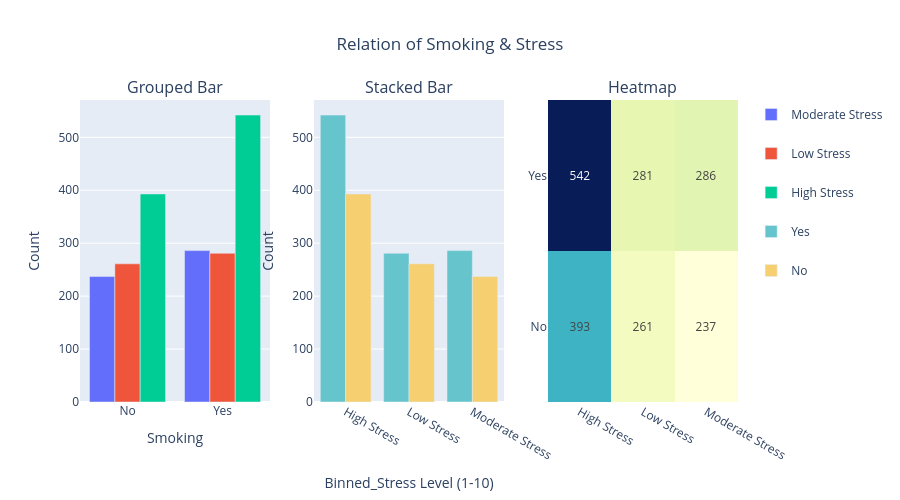
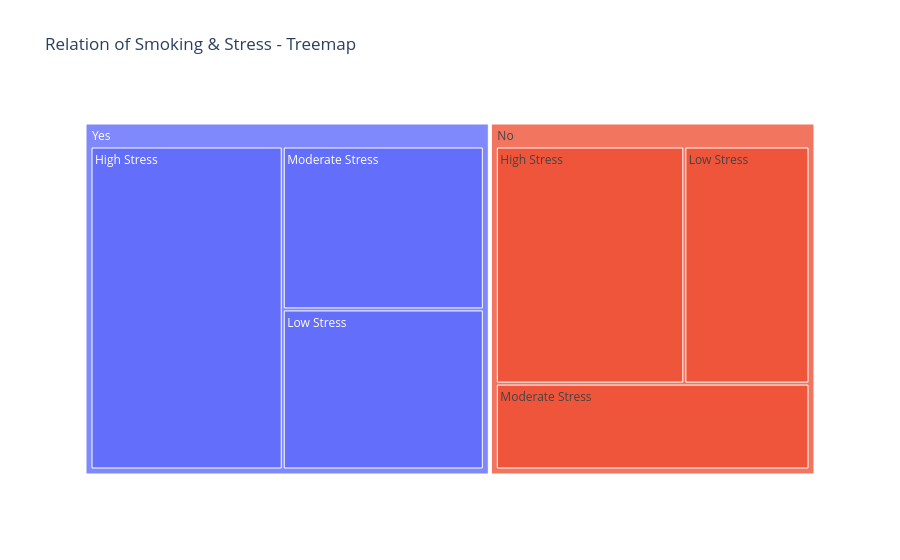
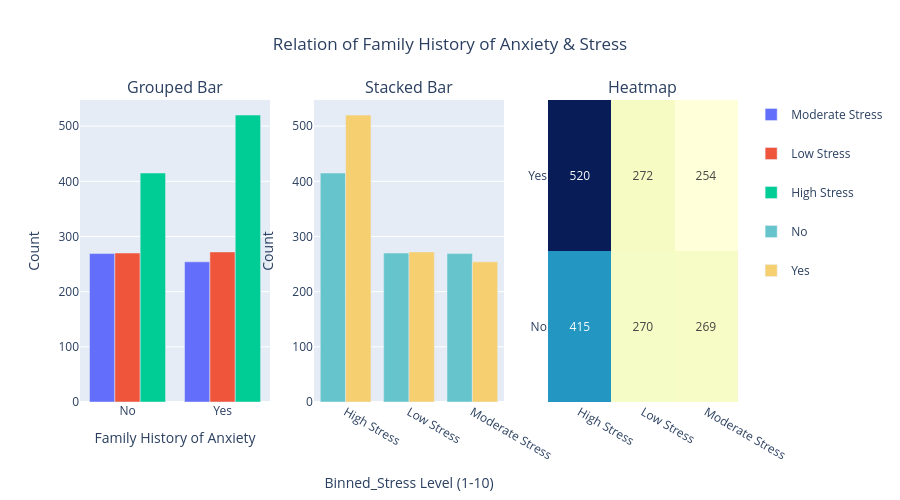
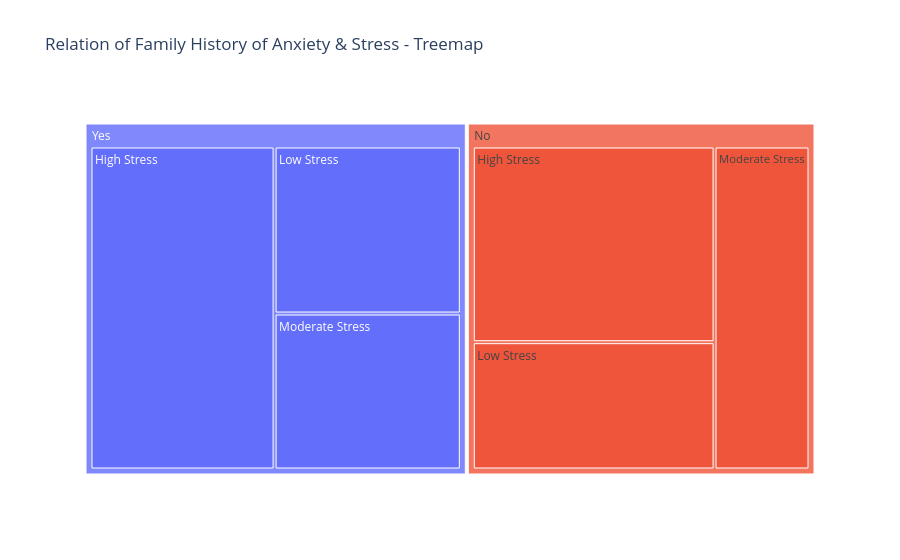

Write notebook code for charts like these, in order.
### Markdown cell above
- First We check all of our Columns with Stress Level:

### Code cell
TwoColumnSummary(df["Smoking"], df["Binned_Stress Level (1-10)"], "Relation of Smoking & Stress")
TwoColumnSummary(df["Family History of Anxiety"], df["Binned_Stress Level (1-10)"], "Relation of Family History of Anxiety & Stress")
TwoColumnSummary(df["Binned_Caffeine Intake (mg/day)"], df["Binned_Stress Level (1-10)"], "Relation of Caffeine & Stress")
TwoColumnSummary(df["Binned_Alcohol Consumption (drinks/week)"], df["Binned_Stress Level (1-10)"], "Relation of Alcohol Consumption & Stress")
TwoColumnSummary(df["Binned_Heart Rate (bpm)"], df["Binned_Stress Level (1-10)"], "Relation of Heart Rate & Stress")
TwoColumnSummary(df["Binned_Breathing Rate (breaths/min)"], df["Binned_Stress Level (1-10)"], "Relation of Breathing Rate & Stress")
TwoColumnSummary(df["Binned_Therapy Sessions (per month)"], df["Binned_Stress Level (1-10)"], "Relation of Therapy Sessions & Stress")
TwoColumnSummary(df["Binned_Diet Quality (1-10)"], df["Binned_Stress Level (1-10)"], "Relation of Diet Quality & Stress")
TwoColumnSummary(df["Binned_Anxiety Level (1-10)"], df["Binned_Stress Level (1-10)"], "Relation of Anxiety Level & Stress")
TwoColumnSummary(df["Occupation_Group"], df["Binned_Stress Level (1-10)"], "Relation of Occupation Group & Stress")
TwoColumnSummary(df["Therapy_Group"], df["Binned_Stress Level (1-10)"], "Relation of Therapy Group & Stress")

### Figure 1 — Plotly figure (JSON) as saved in the notebook; plotly's stock layout.template omitted (floating-point values rounded to 4 significant figures)
{"data": [{"legendgroup": "Moderate Stress", "marker": {"color": "#636EFA"}, "name": "Moderate Stress", "showlegend": true, "type": "bar", "x": ["No", "Yes"], "xaxis": "x", "y": [237, 286], "yaxis": "y"}, {"legendgroup": "Low Stress", "marker": {"color": "#EF553B"}, "name": "Low Stress", "showlegend": true, "type": "bar", "x": ["No", "Yes"], "xaxis": "x", "y": [261, 281], "yaxis": "y"}, {"legendgroup": "High Stress", "marker": {"color": "#00CC96"}, "name": "High Stress", "showlegend": true, "type": "bar", "x": ["No", "Yes"], "xaxis": "x", "y": [393, 542], "yaxis": "y"}, {"legendgroup": "nan", "marker": {"color": "#AB63FA"}, "name": "nan", "showlegend": true, "type": "bar", "x": [], "xaxis": "x", "y": [], "yaxis": "y"}, {"legendgroup": "col1_Yes", "marker": {"color": "rgb(102, 197, 204)"}, "name": "Yes", "showlegend": true, "type": "bar", "x": ["High Stress", "Low Stress", "Moderate Stress"], "xaxis": "x2", "y": [542, 281, 286], "yaxis": "y2"}, {"legendgroup": "col1_No", "marker": {"color": "rgb(246, 207, 113)"}, "name": "No", "showlegend": true, "type": "bar", "x": ["High Stress", "Low Stress", "Moderate Stress"], "xaxis": "x2", "y": [393, 261, 237], "yaxis": "y2"}, {"colorscale": [[0, "rgb(255,255,217)"], [0.125, "rgb(237,248,177)"], [0.25, "rgb(199,233,180)"], [0.375, "rgb(127,205,187)"], [0.5, "rgb(65,182,196)"], [0.625, "rgb(29,145,192)"], [0.75, "rgb(34,94,168)"], [0.875, "rgb(37,52,148)"], [1, "rgb(8,29,88)"]], "showscale": false, "text": [[393, 261, 237], [542, 281, 286]], "texttemplate": "%{text}", "type": "heatmap", "x": ["High Stress", "Low Stress", "Moderate Stress"], "xaxis": "x3", "y": ["No", "Yes"], "yaxis": "y3", "z": [[393, 261, 237], [542, 281, 286]]}], "layout": {"annotations": [{"font": {"size": 16}, "showarrow": false, "text": "Grouped Bar", "x": 0.1444, "xanchor": "center", "xref": "paper", "y": 1, "yanchor": "bottom", "yref": "paper"}, {"font": {"size": 16}, "showarrow": false, "text": "Stacked Bar", "x": 0.5, "xanchor": "center", "xref": "paper", "y": 1, "yanchor": "bottom", "yref": "paper"}, {"font": {"size": 16}, "showarrow": false, "text": "Heatmap", "x": 0.8556, "xanchor": "center", "xref": "paper", "y": 1, "yanchor": "bottom", "yref": "paper"}], "barmode": "group", "height": 500, "legend": {"groupclick": "toggleitem", "title": {"text": ""}, "tracegroupgap": 20}, "title": {"text": "Relation of Smoking & Stress", "x": 0.5}, "xaxis": {"anchor": "y", "domain": [0, 0.2889], "title": {"text": "Smoking"}}, "xaxis2": {"anchor": "y2", "domain": [0.3556, 0.6444], "title": {"text": "Binned_Stress Level (1-10)"}}, "xaxis3": {"anchor": "y3", "domain": [0.7111, 1]}, "yaxis": {"anchor": "x", "domain": [0, 1], "title": {"text": "Count"}}, "yaxis2": {"anchor": "x2", "domain": [0, 1], "title": {"text": "Count"}}, "yaxis3": {"anchor": "x3", "domain": [0, 1]}}}

### Figure 2 — Plotly figure (JSON) as saved in the notebook; plotly's stock layout.template omitted (floating-point values rounded to 4 significant figures)
{"data": [{"branchvalues": "total", "domain": {"x": [0, 1], "y": [0, 1]}, "hovertemplate": "labels=%{label}<br>Count=%{value}<br>parent=%{parent}<br>id=%{id}<extra></extra>", "ids": ["No/High Stress", "No/Low Stress", "No/Moderate Stress", "Yes/High Stress", "Yes/Low Stress", "Yes/Moderate Stress", "No", "Yes"], "labels": ["High Stress", "Low Stress", "Moderate Stress", "High Stress", "Low Stress", "Moderate Stress", "No", "Yes"], "name": "", "parents": ["No", "No", "No", "Yes", "Yes", "Yes", "", ""], "type": "treemap", "values": [393.0, 261.0, 237.0, 542.0, 281.0, 286.0, 891.0, 1109.0]}], "layout": {"legend": {"tracegroupgap": 0}, "title": {"text": "Relation of Smoking & Stress - Treemap"}}}

### Figure 3 — Plotly figure (JSON) as saved in the notebook; plotly's stock layout.template omitted (floating-point values rounded to 4 significant figures)
{"data": [{"legendgroup": "Moderate Stress", "marker": {"color": "#636EFA"}, "name": "Moderate Stress", "showlegend": true, "type": "bar", "x": ["No", "Yes"], "xaxis": "x", "y": [269, 254], "yaxis": "y"}, {"legendgroup": "Low Stress", "marker": {"color": "#EF553B"}, "name": "Low Stress", "showlegend": true, "type": "bar", "x": ["No", "Yes"], "xaxis": "x", "y": [270, 272], "yaxis": "y"}, {"legendgroup": "High Stress", "marker": {"color": "#00CC96"}, "name": "High Stress", "showlegend": true, "type": "bar", "x": ["No", "Yes"], "xaxis": "x", "y": [415, 520], "yaxis": "y"}, {"legendgroup": "nan", "marker": {"color": "#AB63FA"}, "name": "nan", "showlegend": true, "type": "bar", "x": [], "xaxis": "x", "y": [], "yaxis": "y"}, {"legendgroup": "col1_No", "marker": {"color": "rgb(102, 197, 204)"}, "name": "No", "showlegend": true, "type": "bar", "x": ["High Stress", "Low Stress", "Moderate Stress"], "xaxis": "x2", "y": [415, 270, 269], "yaxis": "y2"}, {"legendgroup": "col1_Yes", "marker": {"color": "rgb(246, 207, 113)"}, "name": "Yes", "showlegend": true, "type": "bar", "x": ["High Stress", "Low Stress", "Moderate Stress"], "xaxis": "x2", "y": [520, 272, 254], "yaxis": "y2"}, {"colorscale": [[0, "rgb(255,255,217)"], [0.125, "rgb(237,248,177)"], [0.25, "rgb(199,233,180)"], [0.375, "rgb(127,205,187)"], [0.5, "rgb(65,182,196)"], [0.625, "rgb(29,145,192)"], [0.75, "rgb(34,94,168)"], [0.875, "rgb(37,52,148)"], [1, "rgb(8,29,88)"]], "showscale": false, "text": [[415, 270, 269], [520, 272, 254]], "texttemplate": "%{text}", "type": "heatmap", "x": ["High Stress", "Low Stress", "Moderate Stress"], "xaxis": "x3", "y": ["No", "Yes"], "yaxis": "y3", "z": [[415, 270, 269], [520, 272, 254]]}], "layout": {"annotations": [{"font": {"size": 16}, "showarrow": false, "text": "Grouped Bar", "x": 0.1444, "xanchor": "center", "xref": "paper", "y": 1, "yanchor": "bottom", "yref": "paper"}, {"font": {"size": 16}, "showarrow": false, "text": "Stacked Bar", "x": 0.5, "xanchor": "center", "xref": "paper", "y": 1, "yanchor": "bottom", "yref": "paper"}, {"font": {"size": 16}, "showarrow": false, "text": "Heatmap", "x": 0.8556, "xanchor": "center", "xref": "paper", "y": 1, "yanchor": "bottom", "yref": "paper"}], "barmode": "group", "height": 500, "legend": {"groupclick": "toggleitem", "title": {"text": ""}, "tracegroupgap": 20}, "title": {"text": "Relation of Family History of Anxiety & Stress", "x": 0.5}, "xaxis": {"anchor": "y", "domain": [0, 0.2889], "title": {"text": "Family History of Anxiety"}}, "xaxis2": {"anchor": "y2", "domain": [0.3556, 0.6444], "title": {"text": "Binned_Stress Level (1-10)"}}, "xaxis3": {"anchor": "y3", "domain": [0.7111, 1]}, "yaxis": {"anchor": "x", "domain": [0, 1], "title": {"text": "Count"}}, "yaxis2": {"anchor": "x2", "domain": [0, 1], "title": {"text": "Count"}}, "yaxis3": {"anchor": "x3", "domain": [0, 1]}}}

### Figure 4 — Plotly figure (JSON) as saved in the notebook; plotly's stock layout.template omitted (floating-point values rounded to 4 significant figures)
{"data": [{"branchvalues": "total", "domain": {"x": [0, 1], "y": [0, 1]}, "hovertemplate": "labels=%{label}<br>Count=%{value}<br>parent=%{parent}<br>id=%{id}<extra></extra>", "ids": ["No/High Stress", "No/Low Stress", "No/Moderate Stress", "Yes/High Stress", "Yes/Low Stress", "Yes/Moderate Stress", "No", "Yes"], "labels": ["High Stress", "Low Stress", "Moderate Stress", "High Stress", "Low Stress", "Moderate Stress", "No", "Yes"], "name": "", "parents": ["No", "No", "No", "Yes", "Yes", "Yes", "", ""], "type": "treemap", "values": [415.0, 270.0, 269.0, 520.0, 272.0, 254.0, 954.0, 1046.0]}], "layout": {"legend": {"tracegroupgap": 0}, "title": {"text": "Relation of Family History of Anxiety & Stress - Treemap"}}}
